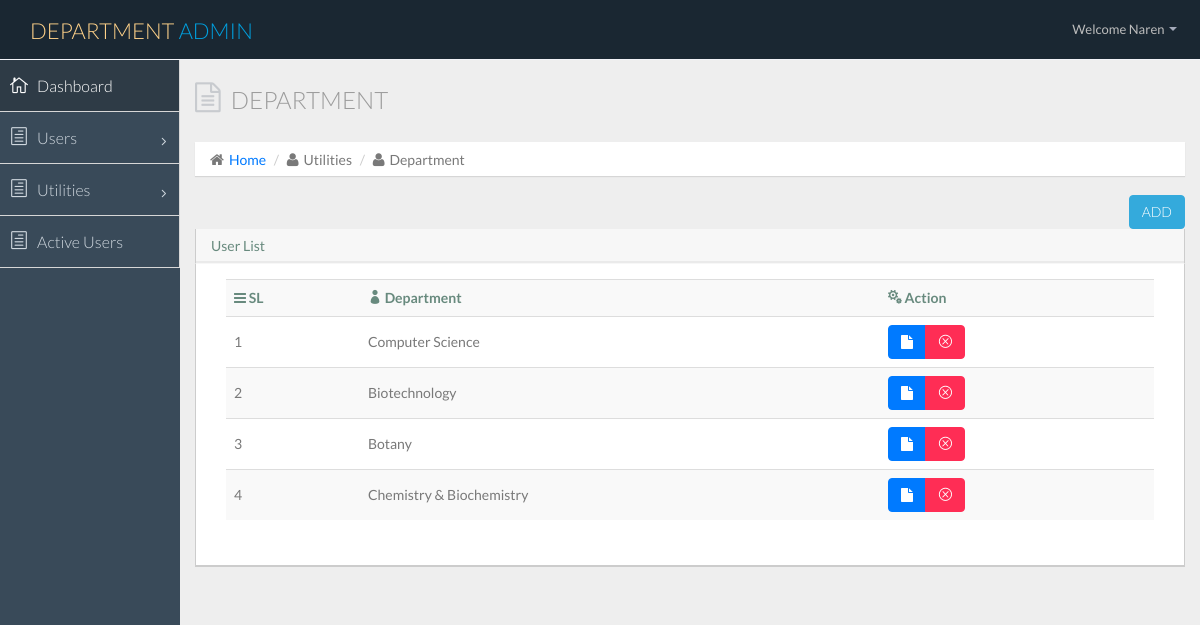
/department.php?td=view (signed in), run on the app's committed database.
### tables this page shows
CREATE TABLE IF NOT EXISTS `department` (
  `id` int(10) NOT NULL AUTO_INCREMENT,
  `dep_type` varchar(30) NOT NULL,
  PRIMARY KEY (`id`)
);

### department.php (the view, shortened to what this page needs)
<?php
include('DB/db.php');
$query=mysqli_query($link,"SELECT * FROM department");
?>
<?php include('includes/header.php');?>
      <section id="main-content">
          <section class="wrapper">
          	<div class="row">
				<div class="col-lg-12">
					<h3 class="page-header"><i class="fa fa-file-text-o"></i> Department </h3>
					<ol class="breadcrumb">
						<li><i class="fa fa-home"></i><a href="index.html">Home</a></li>
						<li><i class="fa fa-user"></i>Utilities</li>
						<li><i class="fa fa-user"></i>Department</li>
					</ol>
				</div>
			</div>
						<?php if(isset($_REQUEST['td']) && $_REQUEST['td']=='view'){?>
						<div class="row">
			                  <div class="col-lg-12">
			                  	<div class="row">
			                  		<div class="col-lg-12">
			                  	      <a class="btn btn-info" style="float:right;" href="department.php?td=add">ADD</a>
			                  	    </div>
			                  </div>
			                      <section class="panel">
			                  		 <header class="panel-heading">
			                           User List
			                         </header>
			                         <div class="panel-body">
			                         	<div class="col-lg-12">
				                      <section class="panel">
				                            <table class="table table-striped table-advance table-hover">
				                              <tbody>
			                              <tr>
			                              	 <th><i class="fa fa-bars"></i> SL</th>
			                                 <th><i class="icon_profile"></i> Department</th>
			                                 <th><i class="icon_cogs"></i> Action</th>
			                              </tr>
			                              <?php $j=0;while($row=mysqli_fetch_assoc($query)){$j++;?>
			                              <tr>
			                              	 <td><?php echo $j;?></td>
			                              	 <td><?php echo $row['dep_type'];?></td>
			                              	 <td>
			                              	 	<div class="btn-group">
			                                      <a class="btn btn-primary" href="department.php?td=update&dep_id=<?php echo base64_encode($row['id']);?>"><i class="fa fa-file"></i></a>
			                                      <a class="btn btn-danger" href="includes/submit.php?dep_del&dep_id=<?php echo base64_encode($row['id']);?>"><i class="icon_close_alt2"></i></a>
			                                  	</div>
			                              	 </td>
			                              </tr>
			                              <?php }?>
			                           </tbody>
				                          </table>
				                      </section>
			                  </div>
			              </div>
			              <?php } else if(isset($_REQUEST['td']) && $_REQUEST['td']=='add'){?>
			              		<div class="row">
                  					<div class="col-lg-12">
                  						<div class="row">
					                  		<div class="col-lg-12">
					                  	      <a class="btn btn-info" style="float:right;" href="department.php?td=view">VIEW</a>
					                  	    </div>
			                 			 </div>
                   					   <section class="panel">
                     					     <header class="panel-heading">
                      					       Add Department
                      					    </header>
                       			    <div class="panel-body">
                       			    	<span style="font-size:16px;color:#F00;"><?php if(isset($_REQUEST['token']) && $_REQUEST['token']=='n'){
                       			    		echo "Department Not Inserted !!!";
                       			    	} else if(isset($_REQUEST['token']) && $_REQUEST['token']=='y'){echo "Inserted Successfully !!!";}?></span>
                       		           <form class="form-horizontal" method="POST" action="includes/submit.php">
                       		           		<div class="form-group">
                                      			<label class="col-sm-2 control-label">Department</label>
                                     			    <div class="col-sm-6">
                                          				<input type="text" name="department" class="form-control">
                                     				 </div>
                                 			 </div>
                                 			 <div class="form-group">
                                 			 	 <div class="col-lg-offset-2 col-lg-10">
                                          				<button type="submit" name="dep_submit" class="btn btn-danger">Submit</button>
                                      				</div>
                                 			 </div>
                       		           </form>
                       		        </div>
                       		    </div>
			              <?php }  else if(isset($_REQUEST['td']) && $_REQUEST['td']=='update'){
			              	    $dep_id = '';
			              	    if(isset($_REQUEST['dep_id']))
			              	    {
			              	    	 $dep_id = base64_decode($_REQUEST['dep_id']);
			              	    }
                                $result = '';
                                $query=mysqli_query($link,"SELECT * FROM department WHERE id='$dep_id'");
                                while($res=mysqli_fetch_assoc($query))
                                {
                                	$result = $res['dep_type'];
                                }
			              	?>
			              		<div class="row">
                  					<div class="col-lg-12">
                  						<div class="row">
					                  		<div class="col-lg-12">
					                  	      <a class="btn btn-info" style="float:right;" href="department.php?td=view">VIEW</a>
					                  	    </div>
			                 			 </div>
                   					   <section class="panel">
                     					     <header class="panel-heading">
                      					       Add Department
                      					    </header>
                       			    <div class="panel-body">
                       			    	<span style="font-size:16px;color:#F00;"><?php if(isset($_REQUEST['token']) && $_REQUEST['token']=='y'){echo "Updated Successfully !!!";}?></span>
                       		           <form class="form-horizontal" method="POST" action="includes/submit.php">
                       		           		<div class="form-group">
                                      			<label class="col-sm-2 control-label">Department</label>
                                     			    <div class="col-sm-6">
                                          				<input type="text" name="department" value="<?php echo $result;?>" class="form-control">
                                          				<input type="hidden" name="dep_id" value="<?php echo $dep_id;?>"/>
                                     				 </div>
                                 			 </div>
                                 			 <div class="form-group">
                                 			 	 <div class="col-lg-offset-2 col-lg-10">
                                          				<button type="submit" name="dep_update" class="btn btn-danger">Update</button>
                                      				</div>
                                 			 </div>
                       		           </form>
                       		        </div>
                       		    </div>
			              <?php }?>
                         </div>
                      </section>
          </section>
      </section>
<?php include('includes/footer.php');?>
</html>

### data on the page
department: dep_type "Computer Science"
department: dep_type "Biotechnology"
department: dep_type "Botany"
department: dep_type "Chemistry & Biochemistry"

### other printed values
$_SESSION['dep_admin_name'] "Naren"
